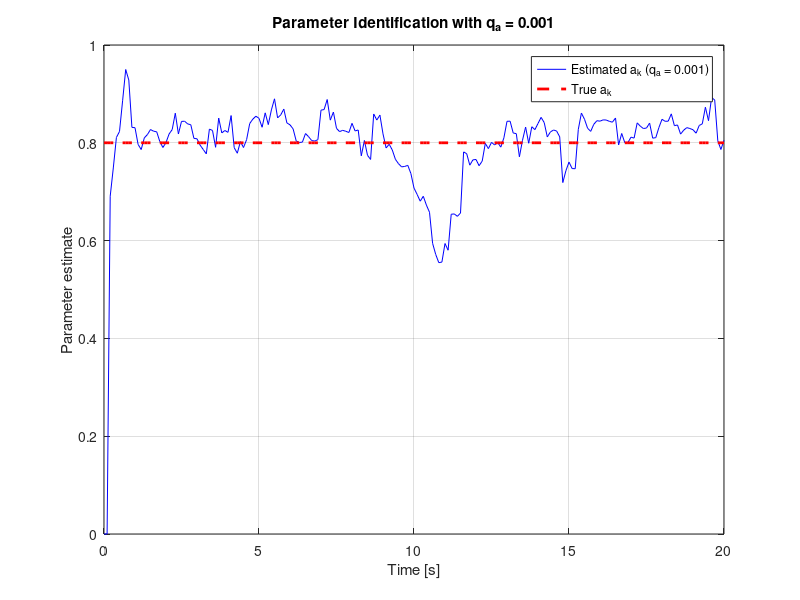
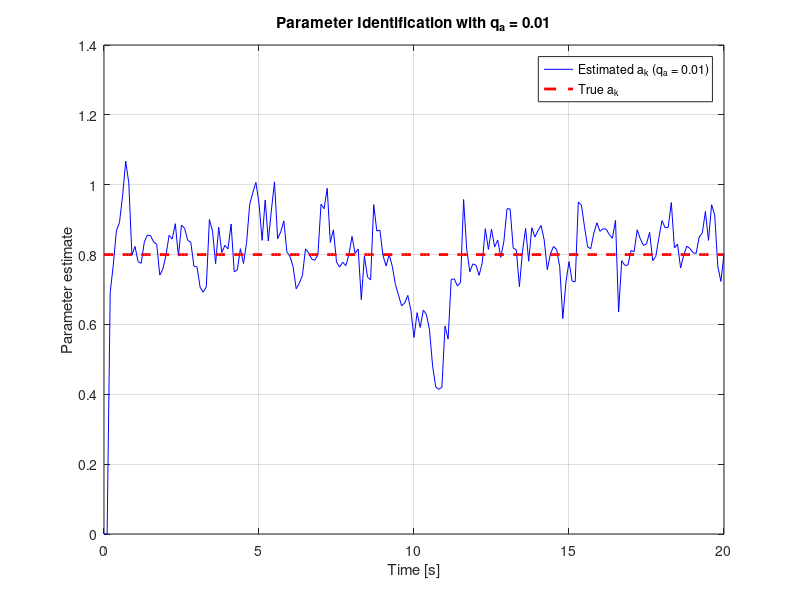
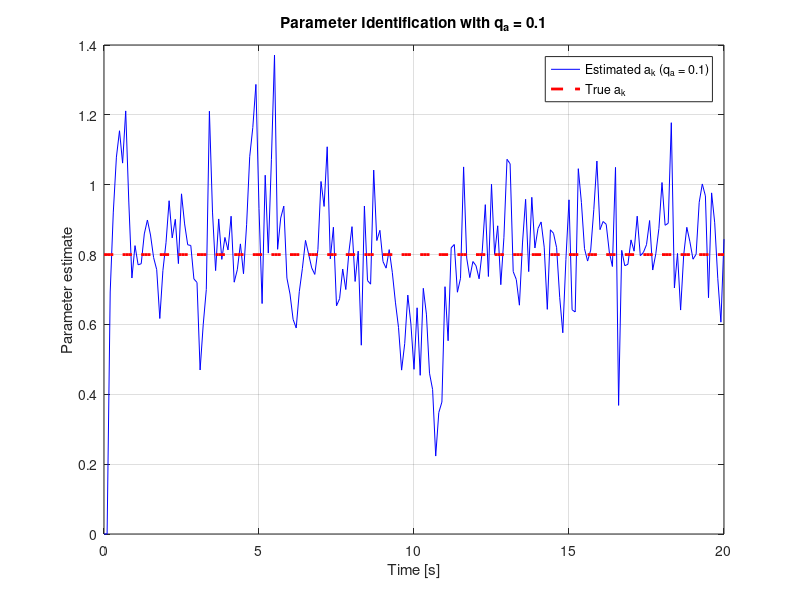
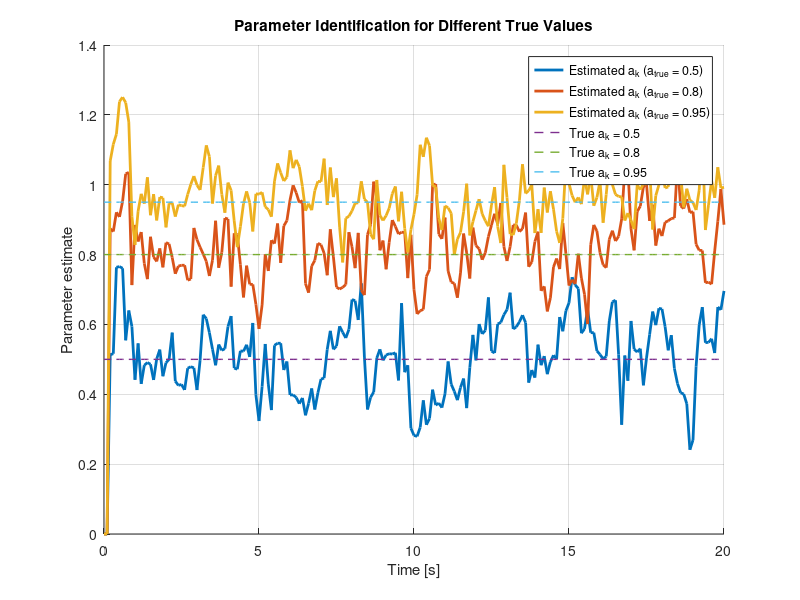

Write MATLAB code to recreate these figures, in order.
% Identyfikacja parametru a_k jednowymiarowego układu liniowego
% z użyciem algorytmu filtru Kalmana

clear all;
close all;
clc;

% Simulation parameters
T = 0.1;      % Sample time
t_end = 20;   % Simulation end time
t = 0:T:t_end;
N = length(t);

% System model: x(k+1) = a_k * x(k) + w(k)
% Measurement: y(k) = x(k) + v(k)

% Set true parameter to identify
a_true = 0.8;  % Default value, will be varied in tests

% Input signal - random uniform values between -1 and 1
u = 2*rand(N,1) - 1;

% Variance of system and measurement noise
q_w = 0.01;  % System noise variance
r_v = 0.01;  % Measurement noise variance

% Generate system output
x = zeros(N,1);
y = zeros(N,1);

% Initial condition
x(1) = 0;

% Generate system states and noisy measurements
for k = 1:N-1
    % System noise
    w = sqrt(q_w)*randn;
    
    % State update
    x(k+1) = a_true * x(k) + u(k) + w;
    
    % Measurement noise
    v = sqrt(r_v)*randn;
    
    % Measurement
    y(k) = x(k) + v;
end
y(N) = x(N) + sqrt(r_v)*randn;  % Last measurement

% Kalman filter for parameter identification
% We treat a_k as a state to be estimated

% Initialize parameter estimate and error covariance
a_hat = zeros(N,1);
P = zeros(N,1);

% Initial guesses
a_hat(1) = 0;     % Initial parameter estimate
P(1) = 1;         % Initial error covariance

% Test different values of q_a
q_a_values = [0.001, 0.01, 0.1];

for qi = 1:length(q_a_values)
    q_a = q_a_values(qi);
    
    % Reset estimates for this test
    a_hat = zeros(N,1);
    P = zeros(N,1);
    
    % Initial guesses
    a_hat(1) = 0;
    P(1) = 1;
    
    % Kalman filter loop
    for k = 1:N-1
        % Prediction step
        a_hat_minus = a_hat(k);
        P_minus = P(k) + q_a;
        
        % Kalman gain calculation
        K = P_minus * x(k) / (x(k)^2 * P_minus + q_w + r_v);
        
        % Update step
        a_hat(k+1) = a_hat_minus + K * (y(k+1) - a_hat_minus * x(k) - u(k));
        P(k+1) = (1 - K * x(k)) * P_minus;
    end
    
    % Plot results for this q_a value
    figure(qi);
    plot(t, a_hat, 'b-', t, a_true*ones(size(t)), 'r--', 'LineWidth', 2);
    xlabel('Time [s]');
    ylabel('Parameter estimate');
    legend(['Estimated a_k (q_a = ', num2str(q_a), ')'], 'True a_k');
    title(['Parameter Identification with q_a = ', num2str(q_a)]);
    grid on;
    saveas(gcf, sprintf('zad1_qa_%.4f.png', q_a));
    
    % Print final estimation error
    fprintf('q_a = %.4f: Final a_k estimate = %.4f, True a_k = %.4f, Error = %.4f\n', ...
        q_a, a_hat(end), a_true, abs(a_true - a_hat(end)));
end

%% Test different true parameter values
a_true_values = [0.5, 0.8, 0.95];
q_a = 0.01;  % Use a fixed q_a value

figure(length(q_a_values) + 1);
hold on;

for ai = 1:length(a_true_values)
    a_true = a_true_values(ai);
    
    % Generate system output for this a_true
    x = zeros(N,1);
    y = zeros(N,1);
    x(1) = 0;
    
    for k = 1:N-1
        w = sqrt(q_w)*randn;
        x(k+1) = a_true * x(k) + u(k) + w;
        v = sqrt(r_v)*randn;
        y(k) = x(k) + v;
    end
    y(N) = x(N) + sqrt(r_v)*randn;
    
    % Reset estimates
    a_hat = zeros(N,1);
    P = zeros(N,1);
    a_hat(1) = 0;
    P(1) = 1;
    
    % Kalman filter loop
    for k = 1:N-1
        % Prediction step
        a_hat_minus = a_hat(k);
        P_minus = P(k) + q_a;
        
        % Kalman gain calculation
        K = P_minus * x(k) / (x(k)^2 * P_minus + q_w + r_v);
        
        % Update step
        a_hat(k+1) = a_hat_minus + K * (y(k+1) - a_hat_minus * x(k) - u(k));
        P(k+1) = (1 - K * x(k)) * P_minus;
    end
    
    % Plot results for this a_true value
    plot(t, a_hat, 'LineWidth', 2);
    
    % Print final estimation error
    fprintf('a_true = %.2f: Final a_k estimate = %.4f, Error = %.4f\n', ...
        a_true, a_hat(end), abs(a_true - a_hat(end)));
end

% Add reference lines
for ai = 1:length(a_true_values)
    plot(t, a_true_values(ai)*ones(size(t)), '--', 'LineWidth', 1);
end

xlabel('Time [s]');
ylabel('Parameter estimate');
legend_labels = {};
for ai = 1:length(a_true_values)
    legend_labels{ai} = ['Estimated a_k (a_{true} = ', num2str(a_true_values(ai)), ')'];
end
for ai = 1:length(a_true_values)
    legend_labels{ai+length(a_true_values)} = ['True a_k = ', num2str(a_true_values(ai))];
end
legend(legend_labels);
title('Parameter Identification for Different True Values');
grid on;
hold off;
saveas(gcf, 'zad1_different_a_true.png');

%% Test different noise levels
a_true = 0.8;  % Fixed true parameter
q_a = 0.01;    % Fixed q_a

% Pairs of [q_w, r_v] to test
noise_pairs = [
    0.001, 0.001;  % Low system and measurement noise
    0.01, 0.01;    % Medium system and measurement noise
    0.1, 0.1       % High system and measurement noise
];

figure(length(q_a_values) + 2);
hold on;

for ni = 1:size(noise_pairs, 1)
    q_w = noise_pairs(ni, 1);
    r_v = noise_pairs(ni, 2);
    
    % Generate system output for these noise levels
    x = zeros(N,1);
    y = zeros(N,1);
    x(1) = 0;
    
    for k = 1:N-1
        w = sqrt(q_w)*randn;
        x(k+1) = a_true * x(k) + u(k) + w;
        v = sqrt(r_v)*randn;
        y(k) = x(k) + v;
    end
    y(N) = x(N) + sqrt(r_v)*randn;
    
    % Reset estimates
    a_hat = zeros(N,1);
    P = zeros(N,1);
    a_hat(1) = 0;
    P(1) = 1;
    
    % Kalman filter loop
    for k = 1:N-1
        % Prediction step
        a_hat_minus = a_hat(k);
        P_minus = P(k) + q_a;
        
        % Kalman gain calculation
        K = P_minus * x(k) / (x(k)^2 * P_minus + q_w + r_v);
        
        % Update step
        a_hat(k+1) = a_hat_minus + K * (y(k+1) - a_hat_minus * x(k) - u(k));
        P(k+1) = (1 - K * x(k)) * P_minus;
    end
    
    % Plot results for these noise levels
    plot(t, a_hat, 'LineWidth', 2);
    
    % Print final estimation error
    fprintf('q_w = %.4f, r_v = %.4f: Final a_k estimate = %.4f, Error = %.4f\n', ...
        q_w, r_v, a_hat(end), abs(a_true - a_hat(end)));
end

% Add reference line for true parameter
plot(t, a_true*ones(size(t)), 'k--', 'LineWidth', 2);

xlabel('Time [s]');
ylabel('Parameter estimate');
legend_labels = {};
for ni = 1:size(noise_pairs, 1)
    legend_labels{ni} = ['q_w = r_v = ', num2str(noise_pairs(ni, 1))];
end
legend_labels{size(noise_pairs, 1) + 1} = 'True a_k';
legend(legend_labels);
title('Parameter Identification with Different Noise Levels');
grid on;
hold off;
saveas(gcf, 'zad1_different_noise_levels.png');

fprintf('All figures have been saved as PNG files.\n');
